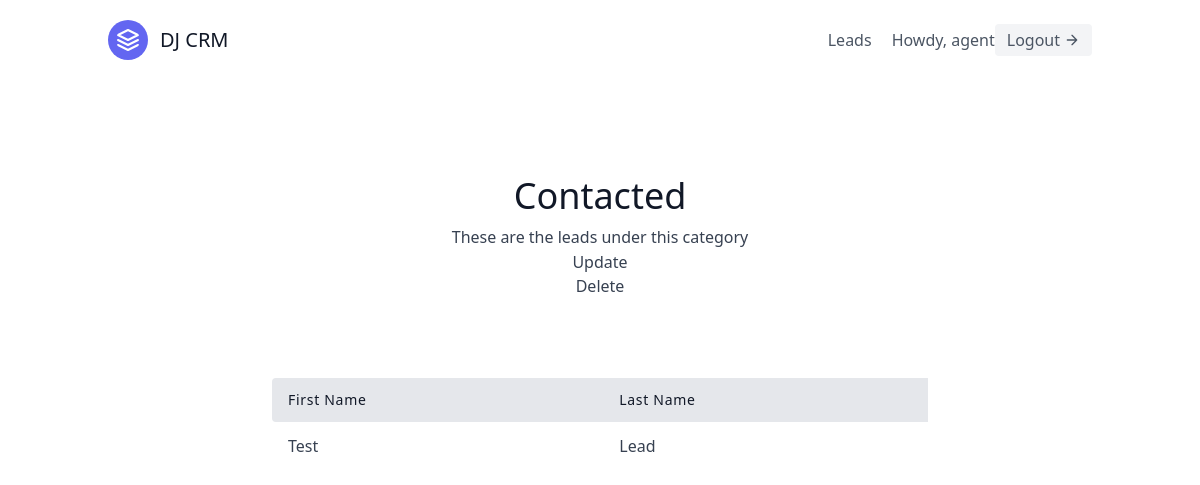
The page /leads/categories/1 (signed in) on the database its author committed.
### leads/models.py (models this page shows, shortened)
class User(AbstractUser):
    is_organizor = models.BooleanField(default=True)
    is_agent = models.BooleanField(default=False)

class Category(models.Model):
    name = models.CharField(max_length=50)
    organization = models.ForeignKey(UserProfile, on_delete=models.CASCADE)
    class Meta:
        verbose_name_plural = ("Categories")

class Lead(models.Model):
    first_name = models.CharField(max_length=20)
    last_name = models.CharField(max_length=20)
    age = models.IntegerField(default=0)
    organization = models.ForeignKey(UserProfile, on_delete=models.CASCADE)
    agent = models.ForeignKey("Agent", null=True, blank=True, on_delete=models.SET_NULL)
    category = models.ForeignKey("Category", related_name="leads", null=True, blank=True, on_delete=models.SET_NULL)

### leads/views.py (the view)
# urls.py: path('categories/<int:pk>', CategoryDetailView.as_view(), name='category-detail'),
class CategoryDetailView(LoginRequiredMixin, generic.DetailView):
    template_name = "leads/category_detail.html"
    context_object_name = "category"
    '''
    def get_context_data(self, **kwargs):
        context = super(CategoryDetailView, self).get_context_data(**kwargs)
        #leads = self.get_object.lead_set.all()
        leads = self.get_object().leads.all()
        context.update({
            "leads":leads
        })
        return context
    '''
    def get_queryset(self):
        user = self.request.user
        if user.is_organizor:
            queryset = Category.objects.filter(
                organization=user.userprofile
            )
        else:
            queryset = Category.objects.filter(
                organization=user.agent.organization
            )
        return queryset

### leads/templates/leads/category_detail.html
{% extends "base.html" %}
{% block content %}
<section class="text-gray-700 body-font">
    <div class="container px-5 py-24 mx-auto">
      <div class="flex flex-col text-center w-full mb-20">
        <h1 class="sm:text-4xl text-3xl font-medium title-font mb-2 text-gray-900">
            {{ category.name }}
        </h1>
        <p class="lg:w-2/3 mx-auto leading-relaxed text-base">
            These are the leads under this category
        </p>
        <a href="#" class="hover:text-blue-500">Update</a>
        <a href="#" class="hover:text-blue-500">Delete</a>
      </div>
      <div class="lg:w-2/3 w-full mx-auto overflow-auto">
        <table class="table-auto w-full text-left whitespace-no-wrap">
          <thead>
            <tr>
                <th class="px-4 py-3 title-font tracking-wider font-medium text-gray-900 text-sm bg-gray-200 rounded-tl rounded-bl">
                    First Name
                </th>
                <th class="px-4 py-3 title-font tracking-wider font-medium text-gray-900 text-sm bg-gray-200">
                    Last Name
                </th>
            </tr>
          </thead>
          <tbody>
            {% for lead in category.leads.all %}
                <tr>
                    <td class="px-4 py-3">
                      <a class="hover:text-blue-500" href="{% url 'leads:lead-detail' lead.pk %}">
                          {{ lead.first_name }}
                        </a>
                    </td>
                    <td class="px-4 py-3">{{ lead.last_name }}</td>
                </tr>
            {% endfor %}
          </tbody>
        </table>
      </div>
    </div>
  </section>
{% endblock content %}

### templates/navbar.html (shortened to what this page needs)
<header class="text-gray-600 body-font">
    <div class="container mx-auto flex flex-wrap p-5 flex-col md:flex-row items-center">
      <a class="flex title-font font-medium items-center text-gray-900 mb-4 md:mb-0">
        <svg xmlns="http://www.w3.org/2000/svg" fill="none" stroke="currentColor" stroke-linecap="round" stroke-linejoin="round" stroke-width="2" class="w-10 h-10 text-white p-2 bg-indigo-500 rounded-full" viewBox="0 0 24 24">
          <path d="M12 2L2 7l10 5 10-5-10-5zM2 17l10 5 10-5M2 12l10 5 10-5"></path>
        </svg>
        <span class="ml-3 text-xl">DJ CRM</span>
      </a>
      <nav class="md:ml-auto flex flex-wrap items-center text-base justify-center">
        {% if not request.user.is_authenticated %}
          <a href="{% url 'signup' %}" class="mr-5 hover:text-gray-900">Sign Up</a>
        {% else %}
          <a href="{% url 'leads:lead-list' %}" class="mr-5 hover:text-gray-900">Leads</a>
        {% endif %}
      </nav>
      {% if request.user.is_authenticated %}
        Howdy, {{ request.user.username }}
        <a href="{% url 'logout' %}" class="inline-flex items-center bg-gray-100 border-0 py-1 px-3 focus:outline-none hover:bg-gray-200 rounded text-base mt-4 md:mt-0">
          Logout
        <svg fill="none" stroke="currentColor" stroke-linecap="round" stroke-linejoin="round" stroke-width="2" class="w-4 h-4 ml-1" viewBox="0 0 24 24">
          <path d="M5 12h14M12 5l7 7-7 7"></path>
        </svg>
      </a>
      {% endif %}
    </div>
  </header>

### rows shown on the page
User: user.username "agent"
Category: name "Contacted"
Lead: first_name "Test", last_name "Lead"
